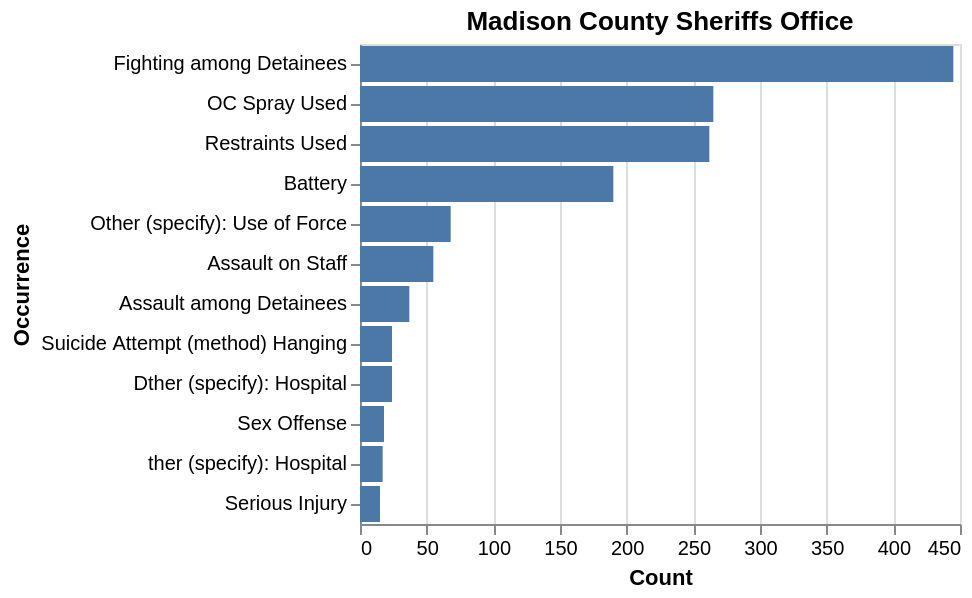

Notebook code for this chart:
### Code cell
madison_county

### Figure 1 — Vega-Lite specification as saved in the notebook (floating-point values rounded to 4 significant figures)
{"config": {"view": {"continuousWidth": 300, "continuousHeight": 300}}, "data": {"name": "data-6f4814cf4440f98f45badc2fd0b4e21d"}, "mark": {"type": "bar"}, "encoding": {"x": {"field": "count", "title": "Count", "type": "quantitative"}, "y": {"field": "Cleaned Occurrences", "sort": "-x", "title": "Occurrence", "type": "nominal"}}, "title": "Madison County Sheriffs Office", "$schema": "https://vega.github.io/schema/vega-lite/v5.20.1.json", "datasets": {"data-6f4814cf4440f98f45badc2fd0b4e21d": [{"Cleaned Occurrences": "Fighting among Detainees", "count": 445}, {"Cleaned Occurrences": "OC Spray Used", "count": 265}, {"Cleaned Occurrences": "Restraints Used", "count": 262}, {"Cleaned Occurrences": "Battery", "count": 190}, {"Cleaned Occurrences": "Other (specify): Use of Force", "count": 68}, {"Cleaned Occurrences": "Assault on Staff", "count": 55}, {"Cleaned Occurrences": "Assault among Detainees", "count": 37}, {"Cleaned Occurrences": "Suicide Attempt (method) Hanging", "count": 24}, {"Cleaned Occurrences": "Dther (specify): Hospital", "count": 24}, {"Cleaned Occurrences": "Sex Offense", "count": 18}, {"Cleaned Occurrences": "ther (specify): Hospital", "count": 17}, {"Cleaned Occurrences": "Serious Injury", "count": 15}]}}
